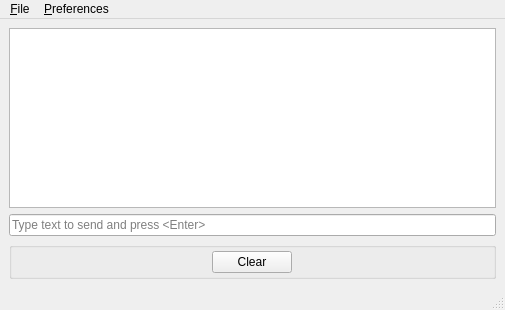
<?xml version="1.0" encoding="UTF-8"?>
<ui version="4.0">
 <class>PicoKeyer</class>
 <widget class="QMainWindow" name="PicoKeyer">
  <property name="geometry">
   <rect>
    <x>0</x>
    <y>0</y>
    <width>505</width>
    <height>310</height>
   </rect>
  </property>
  <property name="windowTitle">
   <string>Pico Keyer Terminal</string>
  </property>
  <widget class="QWidget" name="centralwidget">
   <layout class="QVBoxLayout" name="verticalLayout">
    <item>
     <widget class="QPlainTextEdit" name="plainTextEdit">
      <property name="acceptDrops">
       <bool>false</bool>
      </property>
      <property name="tabChangesFocus">
       <bool>true</bool>
      </property>
      <property name="readOnly">
       <bool>true</bool>
      </property>
      <property name="textInteractionFlags">
       <set>Qt::TextSelectableByKeyboard|Qt::TextSelectableByMouse</set>
      </property>
     </widget>
    </item>
    <item>
     <widget class="QLineEdit" name="lineEdit">
      <property name="placeholderText">
       <string>Type text to send and press &lt;Enter&gt;</string>
      </property>
     </widget>
    </item>
    <item>
     <widget class="QGroupBox" name="groupBox">
      <property name="title">
       <string/>
      </property>
      <layout class="QHBoxLayout" name="horizontalLayout">
       <property name="leftMargin">
        <number>2</number>
       </property>
       <property name="topMargin">
        <number>3</number>
       </property>
       <property name="rightMargin">
        <number>3</number>
       </property>
       <property name="bottomMargin">
        <number>3</number>
       </property>
       <item>
        <widget class="QPushButton" name="clearButton">
         <property name="sizePolicy">
          <sizepolicy hsizetype="Fixed" vsizetype="Fixed">
           <horstretch>0</horstretch>
           <verstretch>0</verstretch>
          </sizepolicy>
         </property>
         <property name="text">
          <string>Clear</string>
         </property>
        </widget>
       </item>
      </layout>
     </widget>
    </item>
   </layout>
  </widget>
  <widget class="QMenuBar" name="menubar">
   <property name="geometry">
    <rect>
     <x>0</x>
     <y>0</y>
     <width>505</width>
     <height>21</height>
    </rect>
   </property>
   <widget class="QMenu" name="menu_File">
    <property name="title">
     <string>&amp;File</string>
    </property>
    <addaction name="actionE_xit"/>
   </widget>
   <widget class="QMenu" name="menu_Preferences">
    <property name="title">
     <string>&amp;Preferences</string>
    </property>
    <addaction name="action_Serial_Port"/>
    <addaction name="action_Baud_Rate"/>
    <addaction name="action_WPM"/>
   </widget>
   <addaction name="menu_File"/>
   <addaction name="menu_Preferences"/>
  </widget>
  <widget class="QStatusBar" name="statusbar"/>
  <action name="actionE_xit">
   <property name="text">
    <string>E&amp;xit</string>
   </property>
  </action>
  <action name="action_Serial_Port">
   <property name="text">
    <string>&amp;Serial Port</string>
   </property>
   <property name="shortcut">
    <string>Ctrl+P</string>
   </property>
  </action>
  <action name="action_Baud_Rate">
   <property name="text">
    <string>&amp;Baud Rate</string>
   </property>
   <property name="shortcut">
    <string>Ctrl+R</string>
   </property>
  </action>
  <action name="action_WPM">
   <property name="text">
    <string>Set &amp;WPM</string>
   </property>
   <property name="shortcut">
    <string>Ctrl+W</string>
   </property>
  </action>
 </widget>
 <tabstops>
  <tabstop>lineEdit</tabstop>
  <tabstop>clearButton</tabstop>
  <tabstop>plainTextEdit</tabstop>
 </tabstops>
 <resources/>
 <connections/>
</ui>
